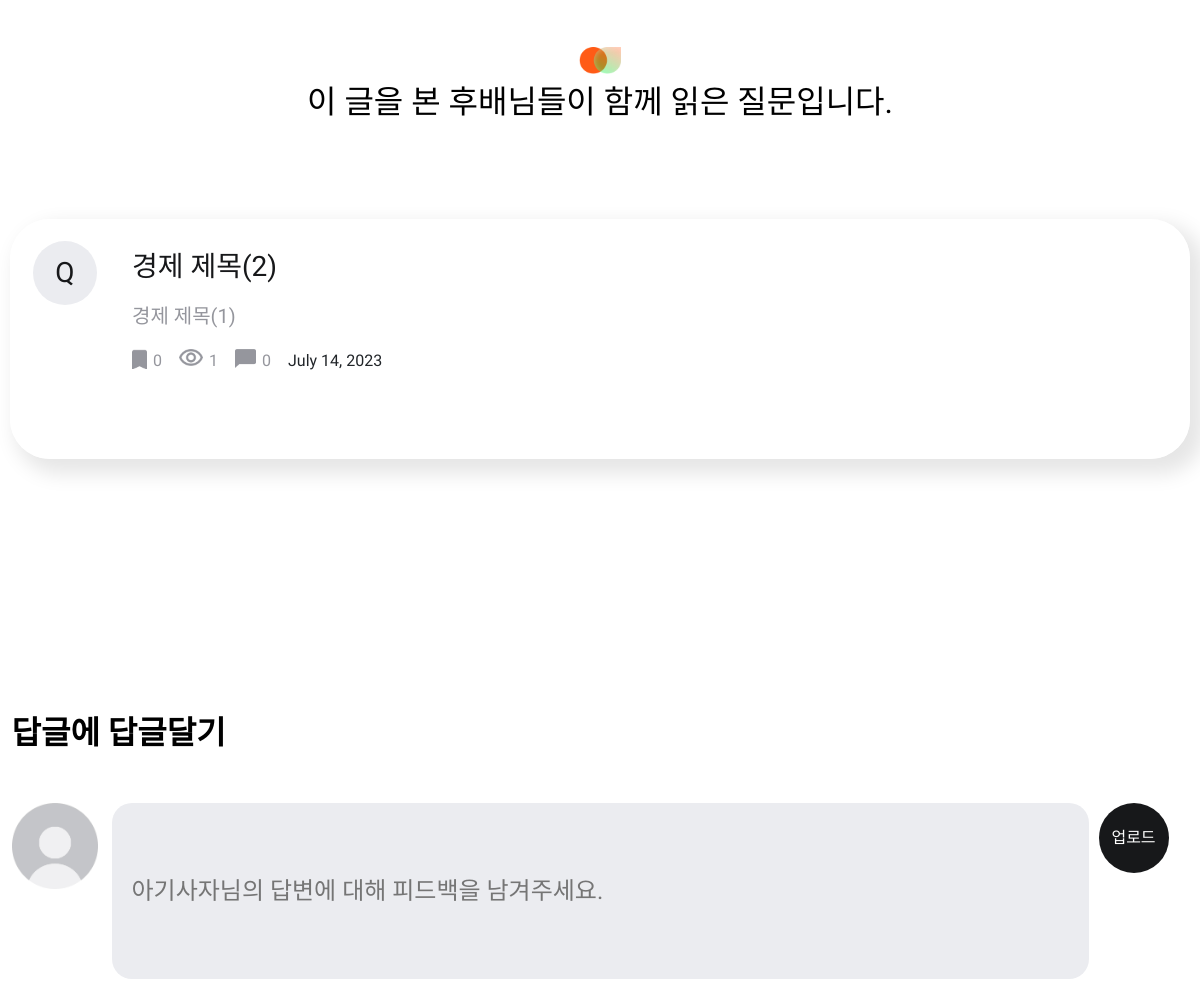
Page /communication/communication_detail/9 (middle part) on the earlier database version.
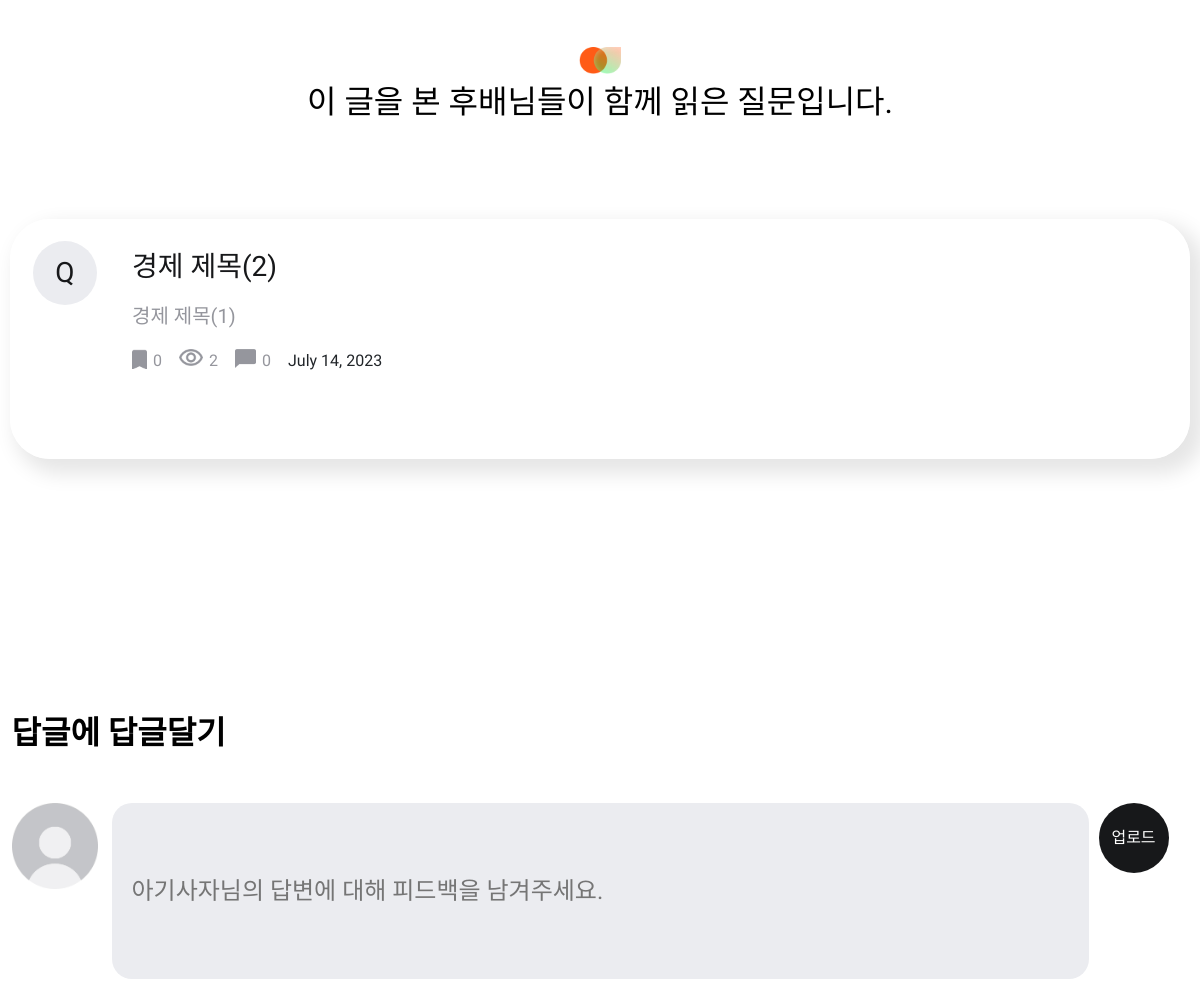
Same page on the later database version.
### communicationApp/models.py (models this page shows)
class Question(models.Model):
    autor       = models.ForeignKey(user, on_delete=models.CASCADE, related_name='author_question') #작성자
    title       = models.CharField("TITLE", max_length=20, default="질문 제목") #질문 제목
    content     = models.TextField("CONTENT", max_length=300, default="질문 내용") #질문 내용
    date        = models.DateField("DATE", auto_now_add=True) #작성일자
    recommend   = models.PositiveIntegerField("RECOMMEND", default=0) #추천수
    category    = models.PositiveIntegerField("CATEGORY") #카테고리
    views       = models.PositiveIntegerField("VIEWS", default=0) #조회수
    answerd     = models.BooleanField("ANSWERD", default=False) #답변 여부

### communicationApp/views.py (the view)
# urls.py: path('communication_detail/<int:question_id>', communication_detail, name='communication_detail'), #소통게시판 메인_질문하나 클릭하면 나오는 화면
def communication_detail(request, question_id):
    question = get_object_or_404(Question, pk=question_id)
    category = question.category
    question.views += 1
    question.save()
    sameCategory = Question.objects.filter(category=category).exclude(pk=question_id).order_by("?")[:5]
    context = {
        'question': question,
        'sameCategory': sameCategory,
    }
    return render(request, 'communicationApp/question-detail.html', context)

### templates/communicationApp/question-detail.html (shortened to what this page needs)
{% load static %}
<!DOCTYPE html>
<html lang="en">
<head>
    <link rel="stylesheet" href="{% static 'css/communicationStyle.css' %}">
    <link rel="stylesheet" href="{% static 'css/default.css' %}">
    <link rel="stylesheet" href="{% static 'css/questionDetailStyle.css' %}">
    <link rel="stylesheet" href="https://cdn.jsdelivr.net/npm/bootstrap@5.3.0/dist/css/bootstrap.min.css">
</head>
        <div class="container-community" style="display:flex; flex-direction:column;align-items:center;margin:0 auto;margin-top: 200px;">
            <img id="container-community-logo-img" src="{% static 'img/main-nav-logo.png' %}" alt="">
            <p id="container-community-first-p" style="margin-bottom: 100px;">이 글을 본 후배님들이 함께 읽은 질문입니다.</p>
            {% for question in sameCategory%}
            <a href="#" style="text-decoration: none;
            color: inherit;">
                <div class="community-box" >
                    <div class="community-box-num">
                        {% if question.answerd == False %}
                            <p id="unanswer">Q</p>
                        {% else %}
                            <p id="answer">Q</p>
                            <p>답변완료</p>
                        {% endif %}
                    </div>
                    <div class="community-box-content">
                        <p id="community-box-content-title">{{question.title}}</p>
                        <p id="community-box-content-detail-content">{{question.content}}</p>
                        <div class="community-box-content-footer">
                            <div class="content-icon-box">
                                <div class="save">
                                    <img src="{% static 'img/main-save-icon.png' %}" alt="">
                                    <p>{{question.recommend}}</p>
                                </div>
                                <div class="saw">
                                    <img src="{% static 'img/main-saw-icon.png' %}" alt="">
                                    <p>{{question.views}}</p>
                                </div>
                                <div class="comment">
                                    <img src="{% static 'img/main-comment-icon.png' %}" alt="">
                                    <p>{{question.answer_set.count}}</p>
                                </div>
                            </div>
                            <div class="content-date">
                                <p>{{question.date}}</p>
                            </div>
                        </div>
                    </div>
                </div>
            </a>
            {% endfor %}
        </div>
        <div id="comment-container" style="width: 1177px;margin: 0 auto; margin-top: 200px;">
            <p style="color: #000;
            font-family: NanumGothic;
            font-size: 32px;
            font-style: normal;
            font-weight: 700;
            line-height: normal;
            margin-bottom: 50px;">답글에 답글달기</p>
            <div class="upload-comment">
                <img src="{% static 'img/study-user-img.png' %}" alt="">
                <div>
                    <form action="{% url 'communicationApp:create_comment' question.id %}" method="POST" class="upload-comment-box">
                        <input type="text" name="comment" placeholder="아기사자님의 답변에 대해 피드백을 남겨주세요.">
                        <input type="submit" value="업로드">
                    </form>
                </div>
            </div>
        </div>
</body>
</html>

Differences in the rows shown:
changed Question "경제 제목(2)": views "1" → "2"
